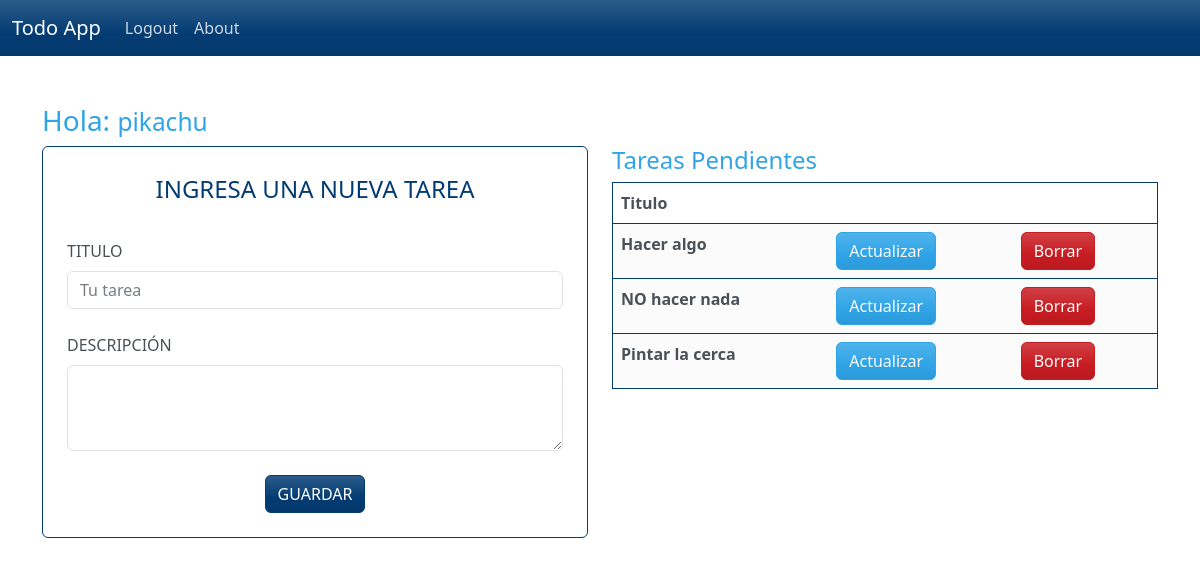
Page /tareas (signed in) on the committed database.
### tables this page shows
CREATE TABLE tareas (
                id INTEGER PRIMARY KEY AUTOINCREMENT,
                titulo TEXT NOT NULL,
                descripcion TEXT,
                fecha_creacion TEXT DEFAULT CURRENT_TIMESTAMP,
                user_id INTEGER NOT NULL,
                FOREIGN KEY (user_id) REFERENCES users(id) ON DELETE CASCADE
            );

### main.py (the view)
@app.route('/tareas', methods=["GET", "POST"])
def tareas():
    if 'user_id' not in session:
        return redirect(url_for('login'))
    tareas = []
    user_id = session['user_id']
    user_name = session['username']
    if 'user_id' not in session:
        return redirect(url_for('login'))
    if request.method == "POST":
        titulo = request.form['titulo'].strip()
        descripcion = request.form['descripcion'].strip()
        agregar_tarea(titulo,descripcion,user_id)
    tareas = buscar_tareas_por_user_id(user_id)
    print(tareas)
    return render_template('tareas.html',logged_in=True,user_name=user_name,tareas=tareas)

### database.py (called while the page is built)
def buscar_tareas_por_user_id(userid):
    with sqlite3.connect(DATABASE_PATH) as conn:
        conn.row_factory = sqlite3.Row #para que regrese un diccionario
        cursor = conn.cursor()
        cursor.execute("SELECT * FROM tareas WHERE user_id = ?",(userid,))
        tareas = cursor.fetchall()
        return tareas

### templates/tareas.html (shortened to what this page needs)
{% extends "base.html" %} {% block content %}
<div class="container mt-5">
  <div class="row">
    <h3>Hola: <small>{{user_name}}</small></h3>
  </div>
  <div class="row">
    <div class="col-12 col-md-6">
      <form method="post" class="border border-1 border-info p-4 rounded">
        <legend class="text-uppercase text-center text-info">
          Ingresa una nueva tarea
        </legend>
        <div class="row">
          <div>
            <label for="titulo" class="form-label mt-4 text-uppercase"
              >Titulo</label
            >
            <input
              type="text"
              class="form-control"
              id="titulo"
              name="titulo"
              placeholder="Tu tarea"
              autocomplete="off"
            />
          </div>
        </div>
        <div>
          <label for="exampleTextarea" class="text-uppercase form-label mt-4"
            >Descripción</label
          >
          <textarea
            class="form-control"
            name="descripcion"
            id="descripcion"
            rows="3"
          ></textarea>
        </div>
        <button
          class="btn btn-info text-uppercase mt-4 d-block mx-auto"
          type="submit"
        >
          Guardar
        </button>
      </form>
    </div>
    <div class="col-12 col-md-6">
        {% if tareas %}
            <h4>Tareas Pendientes</h4>
            <table class="table table-hover border border-1 border-info p-4">
            <thead>
                <tr>
                    <th scope="col">Titulo</th>
                    <th scope="col"></th>
                    <th scope="col"></th>
                </tr>
            </thead>
            {% for tarea in tareas %}
                <tr class="table-secondary border border-1 border-info p-4">
                <th scope="row">{{tarea['titulo']}}</th>
                <td><a class="btn btn-primary" href="{{ url_for('actulizar_tarea', id=tarea['id']) }}"">Actualizar</a></td>
                <td>
                    <form action="{{ url_for('borrar_tarea', id=tarea['id']) }}" method="POST" style="display:inline;">
                    <button class="btn btn-danger" type="submit">Borrar</button>
                </form>
                </td>
                </tr>
            {% endfor %}
            </table>
        {% else %}
             <p>NO Hay tareas</p>
        {% endif %}
    </div>
  </div>
</div>
{% endblock %}

### rows in the picture
tareas: titulo "Hacer algo"
tareas: titulo "NO hacer nada"
tareas: titulo "Pintar la cerca"

### other values in the picture
{{ user_name }} "pikachu"
